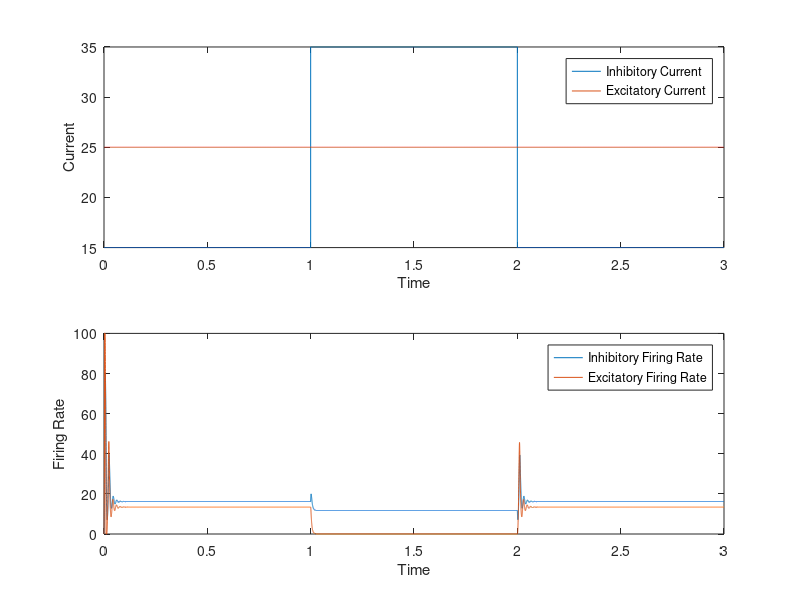
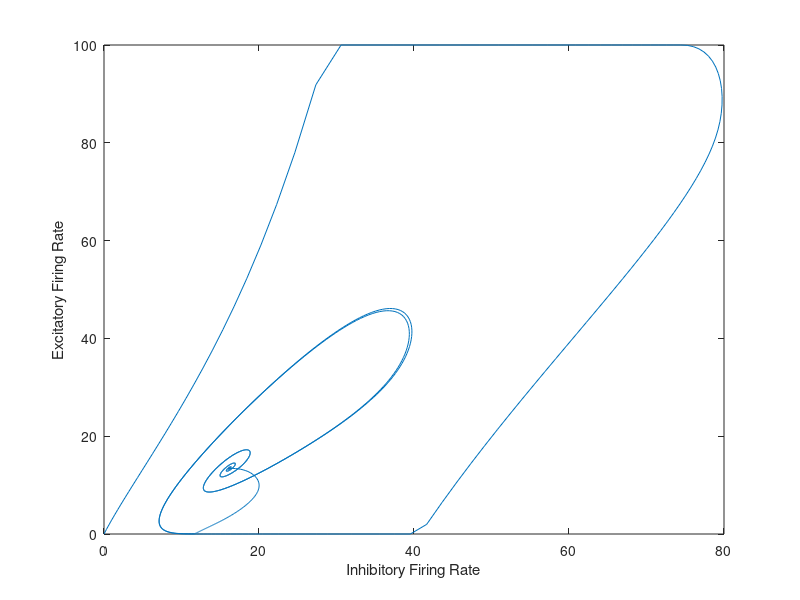
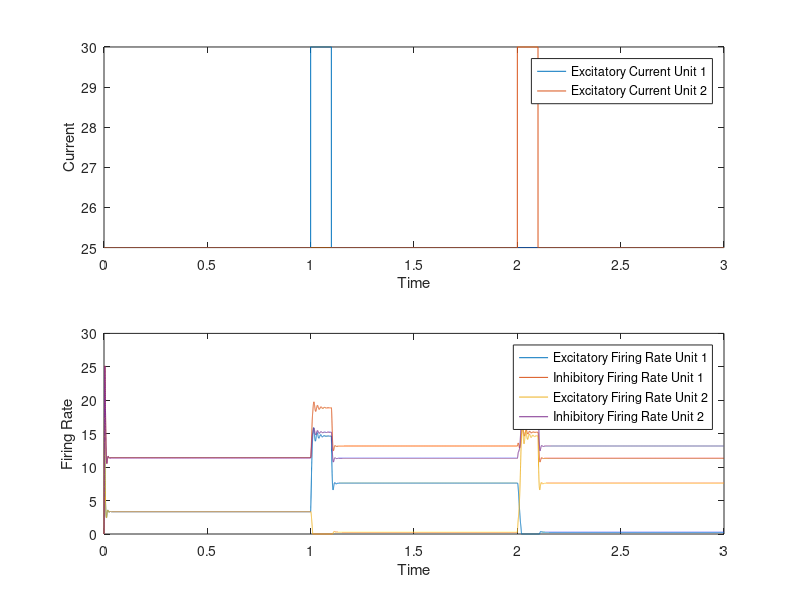
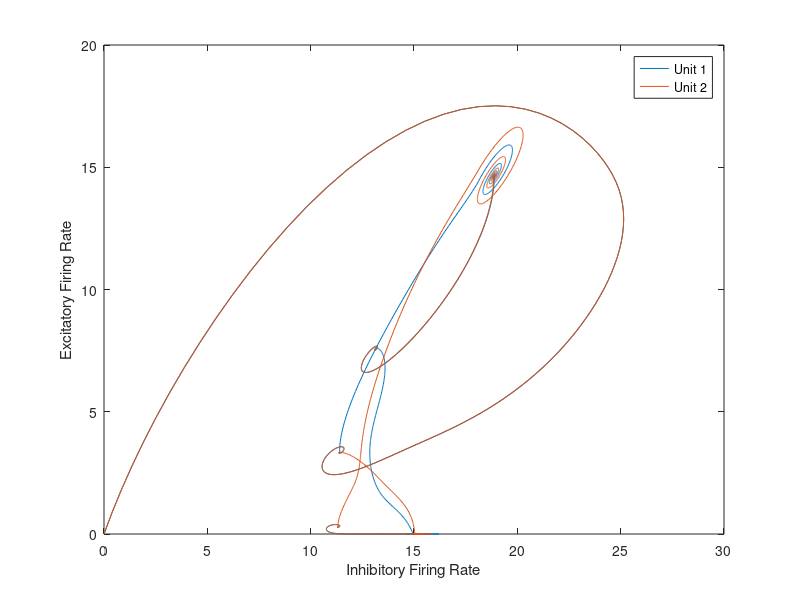

Recreate these plots in MATLAB, in order.
r_max = 100;
theta_e = -5;
theta_i = 0;
alpha_e = .05;
alpha_i = 1;
W_ee = 2;
W_ei = 2.5;
W_ie = -2.5;
W_ii = -2;

dt = 0.0001;
tvec = 0:dt:3;

I_e = zeros(size(tvec));
I_i = zeros(size(tvec));

r_evec = zeros(size(tvec));
r_ivec = zeros(size(tvec));

part = 'B';

switch part 
    case 'A'
        I_stim = 20;
        I_ebase = 0;
        I_ibase = 0;
        tau_e = 5e-3;
        tau_i = 5e-3;
    case 'B'
        I_stim = 20;
        I_ebase = 25;
        I_ibase = 15;
        tau_e = 5e-3;
        tau_i = 5e-3;
    case 'C'
       I_stim = 20;
       I_ebase = 0;
       I_ibase = 0;
       tau_e = 2e-3;
       tau_i = 10e-3; 
    case 'D'
       I_stim = 20;
       I_ebase = 25;
       I_ibase = 15;
       tau_e = 2e-3;
       tau_i = 10e-3; 
end

I_eapp = ones(size(tvec))*I_ebase;
I_iapp = ones(size(tvec))*I_ibase;

for t = 2:length(tvec)
    time = tvec(t);
    if (time >= 1 && time <= 2)
        I_iapp(t) = I_ibase + I_stim;
    end
    
    r_e = r_evec(t-1);
    r_i = r_ivec(t-1);
    
    I_e(t-1) = W_ee*r_e + W_ie*r_i + I_eapp(t-1);
    I_i(t-1) = W_ei*r_e + W_ii*r_i + I_iapp(t-1);
    
    if (I_e(t-1)-theta_e > 0)
        sign1 = 1;
    elseif (I_e(t-1)-theta_e < 0)
        sign1 = -1;
    else
        sign1 = 0;
    end
    dredt = (-r_e + alpha_e*(I_e(t-1) - theta_e) * sign1*(I_e(t-1) - theta_e))/tau_e;
    r_evec(t) = r_e + dredt*dt;
    
    dridt = (-r_i + alpha_i*(I_i(t-1) - theta_i))/tau_i;
    r_ivec(t) = r_i + dridt*dt;
    
    if (r_ivec(t) > r_max)
        r_ivec(t) = r_max; 
    end
    if (r_evec(t) > r_max)
        r_evec(t) = r_max;
    end
    
    if (r_ivec(t) < 0)
        r_ivec(t) = 0;
    end
    if (r_evec(t) < 0)
        r_evec(t) = 0;
    end
end

figure
subplot(2,1,1)
plot(tvec, I_iapp)
hold on
plot(tvec, I_eapp)
xlabel('Time')
ylabel('Current')
legend('Inhibitory Current', 'Excitatory Current')
subplot(2,1,2)
plot(tvec, r_ivec)
hold on
plot(tvec, r_evec)
xlabel('Time')
ylabel('Firing Rate')
legend('Inhibitory Firing Rate', 'Excitatory Firing Rate')

figure
plot(r_ivec, r_evec)
xlabel('Inhibitory Firing Rate')
ylabel('Excitatory Firing Rate')

%%

r_max = 100;
theta_e = -5;
theta_i = 0;
alpha_e = .05;
alpha_i = 1;
W_ee = 2;
W_ei = 2.5;
W_ie = -2.5;
W_ii = -2;
W_eix = 1.75;

dt = 0.0001;
tvec = 0:dt:3;

I1_e = zeros(size(tvec));
I1_i = zeros(size(tvec));
I2_e = zeros(size(tvec));
I2_i = zeros(size(tvec));

r1_evec = zeros(size(tvec));
r1_ivec = zeros(size(tvec));
r2_evec = zeros(size(tvec));
r2_ivec = zeros(size(tvec));

I_stim = 5;
I_ebase = 25;
I_ibase = 20;
tau_e = 5e-3;
tau_i = 5e-3; 

I1_eapp = ones(size(tvec))*I_ebase;
I1_iapp = ones(size(tvec))*I_ibase;

I2_eapp = ones(size(tvec))*I_ebase;
I2_iapp = ones(size(tvec))*I_ibase;

for t = 2:length(tvec)
    time = tvec(t);
    if (time >= 1 && time <= 1.1)
        I1_eapp(t) = I_ebase + I_stim;
    end
    
    if (time >= 2 && time <= 2.1)
        I2_eapp(t) = I_ebase + I_stim;
    end
    
    r1_e = r1_evec(t-1);
    r1_i = r1_ivec(t-1);
    r2_e = r2_evec(t-1);
    r2_i = r2_ivec(t-1);
    
    I1_e(t-1) = W_ee*r1_e + W_ie*r1_i + I1_eapp(t-1);
    I1_i(t-1) = W_eix*r2_e + W_ei*r1_e + W_ii*r1_i + I1_iapp(t-1);
    
    I2_e(t-1) = W_ee*r2_e + W_ie*r2_i + I2_eapp(t-1);
    I2_i(t-1) = W_eix*r1_e + W_ei*r2_e + W_ii*r2_i + I2_iapp(t-1);
    
    if (I1_e(t-1)-theta_e > 0)
        sign1 = 1;
    elseif (I1_e(t-1)-theta_e < 0)
        sign1 = -1;
    else
        sign1 = 0;
    end
    
    if (I2_e(t-1)-theta_e > 0)
        sign2 = 1;
    elseif (I2_e(t-1)-theta_e < 0)
        sign2 = -1;
    else
        sign2 = 0;
    end
    
    dr1edt = (-r1_e + alpha_e*(I1_e(t-1) - theta_e) * sign1*(I1_e(t-1) - theta_e))/tau_e;
    r1_evec(t) = r1_e + dr1edt*dt;
    
    dr1idt = (-r1_i + alpha_i*(I1_i(t-1) - theta_i))/tau_i;
    r1_ivec(t) = r1_i + dr1idt*dt;
    
    dr2edt = (-r2_e + alpha_e*(I2_e(t-1) - theta_e) * sign2*(I2_e(t-1) - theta_e))/tau_e;
    r2_evec(t) = r2_e + dr2edt*dt;
    
    dr2idt = (-r2_i + alpha_i*(I2_i(t-1) - theta_i))/tau_i;
    r2_ivec(t) = r2_i + dr2idt*dt;
    
    if (r1_ivec(t) > r_max)
        r1_ivec(t) = r_max; 
    end
    if (r1_evec(t) > r_max)
        r1_evec(t) = r_max;
    end
    
    if (r1_ivec(t) < 0)
        r1_ivec(t) = 0;
    end
    if (r1_evec(t) < 0)
        r1_evec(t) = 0;
    end
    
    if (r2_ivec(t) > r_max)
        r2_ivec(t) = r_max; 
    end
    if (r2_evec(t) > r_max)
        r2_evec(t) = r_max;
    end
    
    if (r2_ivec(t) < 0)
        r2_ivec(t) = 0;
    end
    if (r2_evec(t) < 0)
        r2_evec(t) = 0;
    end
end

figure
subplot(2,1,1)
plot(tvec, I1_eapp)
hold on
plot(tvec, I2_eapp)
xlabel('Time')
ylabel('Current')
legend('Excitatory Current Unit 1', 'Excitatory Current Unit 2')
subplot(2,1,2)
plot(tvec, r1_evec)
hold on
plot(tvec, r1_ivec)
hold on
plot(tvec, r2_evec)
hold on
plot(tvec, r2_ivec)
xlabel('Time')
ylabel('Firing Rate')
legend('Excitatory Firing Rate Unit 1', 'Inhibitory Firing Rate Unit 1',...
    'Excitatory Firing Rate Unit 2', 'Inhibitory Firing Rate Unit 2')

figure
plot(r1_ivec, r1_evec)
hold on
plot(r2_ivec, r2_evec)
xlabel('Inhibitory Firing Rate')
ylabel('Excitatory Firing Rate')
legend('Unit 1', 'Unit 2')